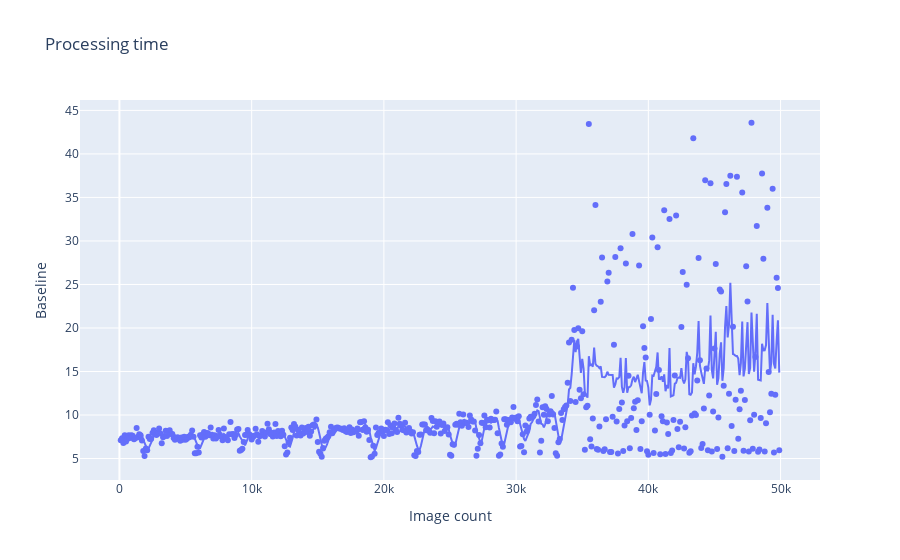
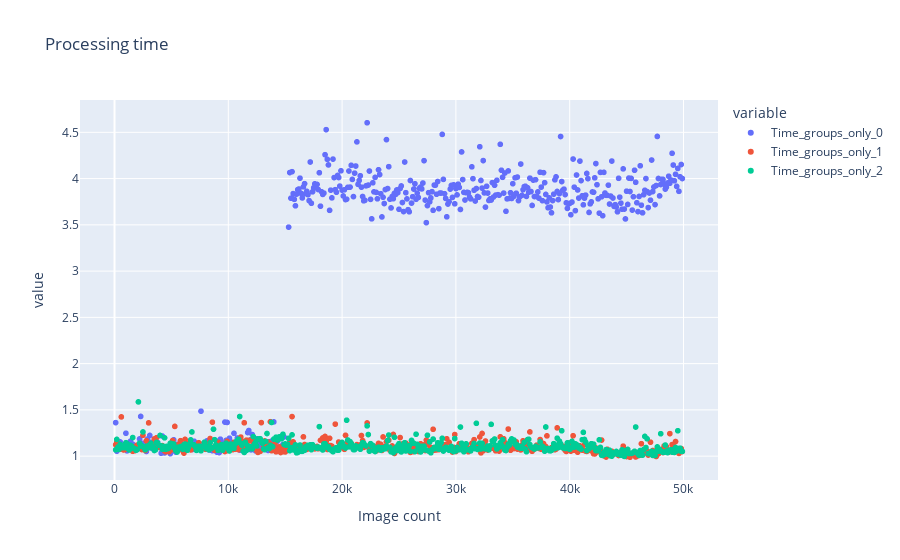
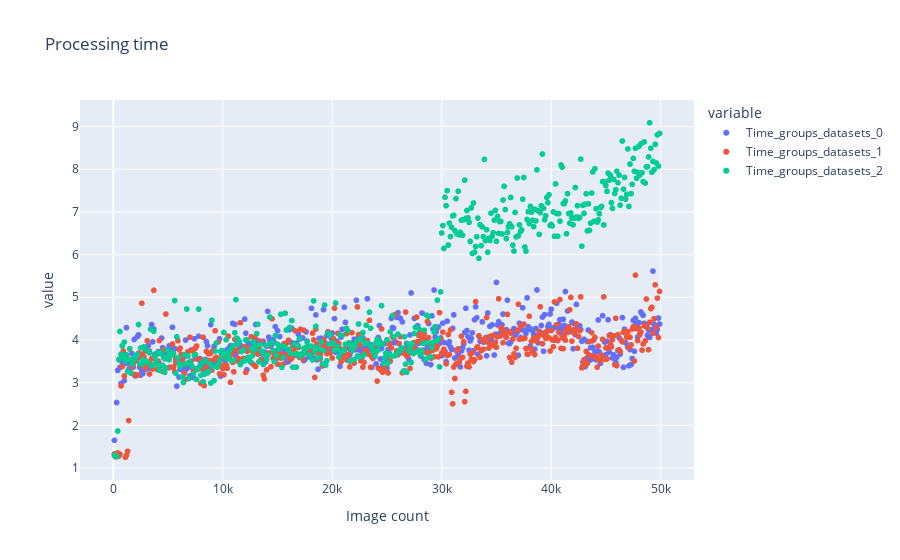
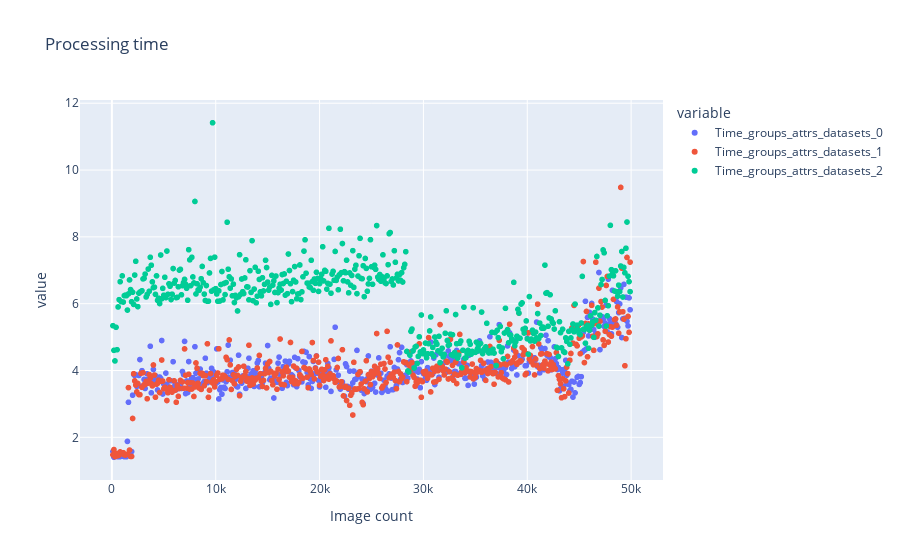

The notebook cell saved with these charts, in order:
### Code cell
import pandas as pd
import plotly.express as px
import datetime
import os 
import glob

extension = 'csv'
logs_path = '../results/benchmark/timing_logs'
timing_types=["groups_only", "groups_datasets", "groups_attrs_datasets"]
no_iterations = 3
dfs_all = []
for timing_type in timing_types:
    dfs_timing_type = []
    for j in range(no_iterations):
        path = '%s/%s_%d.csv' %(logs_path, timing_type, j)
        df = pd.read_csv(path)
        df.rename({"Time":"Time_%s_%d" % (timing_type, j)}, axis=1, inplace=True)
        dfs_timing_type.append(df)
    df_stacked = pd.concat(dfs_timing_type)
    dfs_all.append(df_stacked)
    
dfs_all_stacked = []
for timing_type in timing_types:
    path_list = [i for i in glob.glob(('%s/%s*.{}' % (logs_path, timing_type)).format(extension))]
    df_stacked = pd.concat([pd.read_csv(f) for f in path_list])
    df_stacked.rename({"Time":"Time_%s" % timing_type}, axis=1, inplace=True)
    dfs_all_stacked.append(df_stacked)
    


df1 = pd.read_csv("../results/benchmark/default_baseline.csv")
df1.rename({"Time": "Baseline"}, axis=1, inplace=True)


fig = px.scatter(df1, x="Image count", y="Baseline", title="Processing time", trendline="rolling", 
                 trendline_options=dict(window=5))
fig.show()


for df in dfs_all :
    fig = px.scatter(df, x="Image count", y=df.columns[2:5], title="Processing time", trendline="rolling", 
                 trendline_options=dict(window=5))
    fig.show()
    
averaged_dfs = []
for df in dfs_all_stacked:
    averaged_dfs.append(df.groupby(["Image count"]).mean().reset_index())

all_stacked = pd.concat(averaged_dfs)

fig = px.scatter(all_stacked, x="Image count", y=all_stacked.columns[2:6], title="Processing time", trendline="rolling", 
                 trendline_options=dict(window=100))
fig.show()

# Total time
print("Baseline time: %s" % str(datetime.timedelta(seconds=df1["Baseline"].sum())))

### Figure 1 — Plotly figure (JSON) as saved in the notebook; plotly's stock layout.template omitted (floating-point values rounded to 4 significant figures; data arrays with more than 128 entries replaced by an {"elided": "..."} marker saying what was removed)
{"data": [{"hovertemplate": "Image count=%{x}<br>Baseline=%{y}<extra></extra>", "legendgroup": "", "marker": {"color": "#636efa", "symbol": "circle"}, "mode": "markers", "name": "", "orientation": "v", "showlegend": false, "type": "scatter", "x": {"elided": "499 int values"}, "xaxis": "x", "y": {"elided": "499 float values"}, "yaxis": "y"}, {"hovertemplate": "<b>Rolling mean trendline</b><br><br>Image count=%{x}<br>Baseline=%{y} <b>(trend)</b><extra></extra>", "legendgroup": "", "marker": {"color": "#636efa", "symbol": "circle"}, "mode": "lines", "name": "", "showlegend": false, "type": "scatter", "x": {"elided": "499 int values"}, "xaxis": "x", "y": {"elided": "499 float values"}, "yaxis": "y"}], "layout": {"legend": {"tracegroupgap": 0}, "title": {"text": "Processing time"}, "xaxis": {"anchor": "y", "domain": [0, 1], "title": {"text": "Image count"}}, "yaxis": {"anchor": "x", "domain": [0, 1], "title": {"text": "Baseline"}}}}

### Figure 2 — Plotly figure (JSON) as saved in the notebook; plotly's stock layout.template omitted (floating-point values rounded to 4 significant figures; data arrays with more than 128 entries replaced by an {"elided": "..."} marker saying what was removed)
{"data": [{"hovertemplate": "variable=Time_groups_only_0<br>Image count=%{x}<br>value=%{y}<extra></extra>", "legendgroup": "Time_groups_only_0", "marker": {"color": "#636efa", "symbol": "circle"}, "mode": "markers", "name": "Time_groups_only_0", "showlegend": true, "type": "scattergl", "x": {"elided": "1497 int values"}, "xaxis": "x", "y": {"elided": "1497 float values"}, "yaxis": "y"}, {"hovertemplate": "<b>Rolling mean trendline</b><br><br>variable=Time_groups_only_0<br>Image count=%{x}<br>value=%{y} <b>(trend)</b><extra></extra>", "legendgroup": "Time_groups_only_0", "marker": {"color": "#636efa", "symbol": "circle"}, "mode": "lines", "name": "Time_groups_only_0", "showlegend": false, "type": "scattergl", "x": {"elided": "499 int values"}, "xaxis": "x", "y": {"elided": "499 null values"}, "yaxis": "y"}, {"hovertemplate": "variable=Time_groups_only_1<br>Image count=%{x}<br>value=%{y}<extra></extra>", "legendgroup": "Time_groups_only_1", "marker": {"color": "#EF553B", "symbol": "circle"}, "mode": "markers", "name": "Time_groups_only_1", "showlegend": true, "type": "scattergl", "x": {"elided": "1497 int values"}, "xaxis": "x", "y": {"elided": "1497 float values"}, "yaxis": "y"}, {"hovertemplate": "<b>Rolling mean trendline</b><br><br>variable=Time_groups_only_1<br>Image count=%{x}<br>value=%{y} <b>(trend)</b><extra></extra>", "legendgroup": "Time_groups_only_1", "marker": {"color": "#EF553B", "symbol": "circle"}, "mode": "lines", "name": "Time_groups_only_1", "showlegend": false, "type": "scattergl", "x": {"elided": "499 int values"}, "xaxis": "x", "y": {"elided": "499 null values"}, "yaxis": "y"}, {"hovertemplate": "variable=Time_groups_only_2<br>Image count=%{x}<br>value=%{y}<extra></extra>", "legendgroup": "Time_groups_only_2", "marker": {"color": "#00cc96", "symbol": "circle"}, "mode": "markers", "name": "Time_groups_only_2", "showlegend": true, "type": "scattergl", "x": {"elided": "1497 int values"}, "xaxis": "x", "y": {"elided": "1497 float values"}, "yaxis": "y"}, {"hovertemplate": "<b>Rolling mean trendline</b><br><br>variable=Time_groups_only_2<br>Image count=%{x}<br>value=%{y} <b>(trend)</b><extra></extra>", "legendgroup": "Time_groups_only_2", "marker": {"color": "#00cc96", "symbol": "circle"}, "mode": "lines", "name": "Time_groups_only_2", "showlegend": false, "type": "scattergl", "x": {"elided": "499 int values"}, "xaxis": "x", "y": {"elided": "499 null values"}, "yaxis": "y"}], "layout": {"legend": {"title": {"text": "variable"}, "tracegroupgap": 0}, "title": {"text": "Processing time"}, "xaxis": {"anchor": "y", "domain": [0, 1], "title": {"text": "Image count"}}, "yaxis": {"anchor": "x", "domain": [0, 1], "title": {"text": "value"}}}}

### Figure 3 — Plotly figure (JSON) as saved in the notebook; plotly's stock layout.template omitted (floating-point values rounded to 4 significant figures; data arrays with more than 128 entries replaced by an {"elided": "..."} marker saying what was removed)
{"data": [{"hovertemplate": "variable=Time_groups_datasets_0<br>Image count=%{x}<br>value=%{y}<extra></extra>", "legendgroup": "Time_groups_datasets_0", "marker": {"color": "#636efa", "symbol": "circle"}, "mode": "markers", "name": "Time_groups_datasets_0", "showlegend": true, "type": "scattergl", "x": {"elided": "1497 int values"}, "xaxis": "x", "y": {"elided": "1497 float values"}, "yaxis": "y"}, {"hovertemplate": "<b>Rolling mean trendline</b><br><br>variable=Time_groups_datasets_0<br>Image count=%{x}<br>value=%{y} <b>(trend)</b><extra></extra>", "legendgroup": "Time_groups_datasets_0", "marker": {"color": "#636efa", "symbol": "circle"}, "mode": "lines", "name": "Time_groups_datasets_0", "showlegend": false, "type": "scattergl", "x": {"elided": "499 int values"}, "xaxis": "x", "y": {"elided": "499 null values"}, "yaxis": "y"}, {"hovertemplate": "variable=Time_groups_datasets_1<br>Image count=%{x}<br>value=%{y}<extra></extra>", "legendgroup": "Time_groups_datasets_1", "marker": {"color": "#EF553B", "symbol": "circle"}, "mode": "markers", "name": "Time_groups_datasets_1", "showlegend": true, "type": "scattergl", "x": {"elided": "1497 int values"}, "xaxis": "x", "y": {"elided": "1497 float values"}, "yaxis": "y"}, {"hovertemplate": "<b>Rolling mean trendline</b><br><br>variable=Time_groups_datasets_1<br>Image count=%{x}<br>value=%{y} <b>(trend)</b><extra></extra>", "legendgroup": "Time_groups_datasets_1", "marker": {"color": "#EF553B", "symbol": "circle"}, "mode": "lines", "name": "Time_groups_datasets_1", "showlegend": false, "type": "scattergl", "x": {"elided": "499 int values"}, "xaxis": "x", "y": {"elided": "499 null values"}, "yaxis": "y"}, {"hovertemplate": "variable=Time_groups_datasets_2<br>Image count=%{x}<br>value=%{y}<extra></extra>", "legendgroup": "Time_groups_datasets_2", "marker": {"color": "#00cc96", "symbol": "circle"}, "mode": "markers", "name": "Time_groups_datasets_2", "showlegend": true, "type": "scattergl", "x": {"elided": "1497 int values"}, "xaxis": "x", "y": {"elided": "1497 float values"}, "yaxis": "y"}, {"hovertemplate": "<b>Rolling mean trendline</b><br><br>variable=Time_groups_datasets_2<br>Image count=%{x}<br>value=%{y} <b>(trend)</b><extra></extra>", "legendgroup": "Time_groups_datasets_2", "marker": {"color": "#00cc96", "symbol": "circle"}, "mode": "lines", "name": "Time_groups_datasets_2", "showlegend": false, "type": "scattergl", "x": {"elided": "499 int values"}, "xaxis": "x", "y": {"elided": "499 null values"}, "yaxis": "y"}], "layout": {"legend": {"title": {"text": "variable"}, "tracegroupgap": 0}, "title": {"text": "Processing time"}, "xaxis": {"anchor": "y", "domain": [0, 1], "title": {"text": "Image count"}}, "yaxis": {"anchor": "x", "domain": [0, 1], "title": {"text": "value"}}}}

### Figure 4 — Plotly figure (JSON) as saved in the notebook; plotly's stock layout.template omitted (floating-point values rounded to 4 significant figures; data arrays with more than 128 entries replaced by an {"elided": "..."} marker saying what was removed)
{"data": [{"hovertemplate": "variable=Time_groups_attrs_datasets_0<br>Image count=%{x}<br>value=%{y}<extra></extra>", "legendgroup": "Time_groups_attrs_datasets_0", "marker": {"color": "#636efa", "symbol": "circle"}, "mode": "markers", "name": "Time_groups_attrs_datasets_0", "showlegend": true, "type": "scattergl", "x": {"elided": "1497 int values"}, "xaxis": "x", "y": {"elided": "1497 float values"}, "yaxis": "y"}, {"hovertemplate": "<b>Rolling mean trendline</b><br><br>variable=Time_groups_attrs_datasets_0<br>Image count=%{x}<br>value=%{y} <b>(trend)</b><extra></extra>", "legendgroup": "Time_groups_attrs_datasets_0", "marker": {"color": "#636efa", "symbol": "circle"}, "mode": "lines", "name": "Time_groups_attrs_datasets_0", "showlegend": false, "type": "scattergl", "x": {"elided": "499 int values"}, "xaxis": "x", "y": {"elided": "499 null values"}, "yaxis": "y"}, {"hovertemplate": "variable=Time_groups_attrs_datasets_1<br>Image count=%{x}<br>value=%{y}<extra></extra>", "legendgroup": "Time_groups_attrs_datasets_1", "marker": {"color": "#EF553B", "symbol": "circle"}, "mode": "markers", "name": "Time_groups_attrs_datasets_1", "showlegend": true, "type": "scattergl", "x": {"elided": "1497 int values"}, "xaxis": "x", "y": {"elided": "1497 float values"}, "yaxis": "y"}, {"hovertemplate": "<b>Rolling mean trendline</b><br><br>variable=Time_groups_attrs_datasets_1<br>Image count=%{x}<br>value=%{y} <b>(trend)</b><extra></extra>", "legendgroup": "Time_groups_attrs_datasets_1", "marker": {"color": "#EF553B", "symbol": "circle"}, "mode": "lines", "name": "Time_groups_attrs_datasets_1", "showlegend": false, "type": "scattergl", "x": {"elided": "499 int values"}, "xaxis": "x", "y": {"elided": "499 null values"}, "yaxis": "y"}, {"hovertemplate": "variable=Time_groups_attrs_datasets_2<br>Image count=%{x}<br>value=%{y}<extra></extra>", "legendgroup": "Time_groups_attrs_datasets_2", "marker": {"color": "#00cc96", "symbol": "circle"}, "mode": "markers", "name": "Time_groups_attrs_datasets_2", "showlegend": true, "type": "scattergl", "x": {"elided": "1497 int values"}, "xaxis": "x", "y": {"elided": "1497 float values"}, "yaxis": "y"}, {"hovertemplate": "<b>Rolling mean trendline</b><br><br>variable=Time_groups_attrs_datasets_2<br>Image count=%{x}<br>value=%{y} <b>(trend)</b><extra></extra>", "legendgroup": "Time_groups_attrs_datasets_2", "marker": {"color": "#00cc96", "symbol": "circle"}, "mode": "lines", "name": "Time_groups_attrs_datasets_2", "showlegend": false, "type": "scattergl", "x": {"elided": "499 int values"}, "xaxis": "x", "y": {"elided": "499 null values"}, "yaxis": "y"}], "layout": {"legend": {"title": {"text": "variable"}, "tracegroupgap": 0}, "title": {"text": "Processing time"}, "xaxis": {"anchor": "y", "domain": [0, 1], "title": {"text": "Image count"}}, "yaxis": {"anchor": "x", "domain": [0, 1], "title": {"text": "value"}}}}
